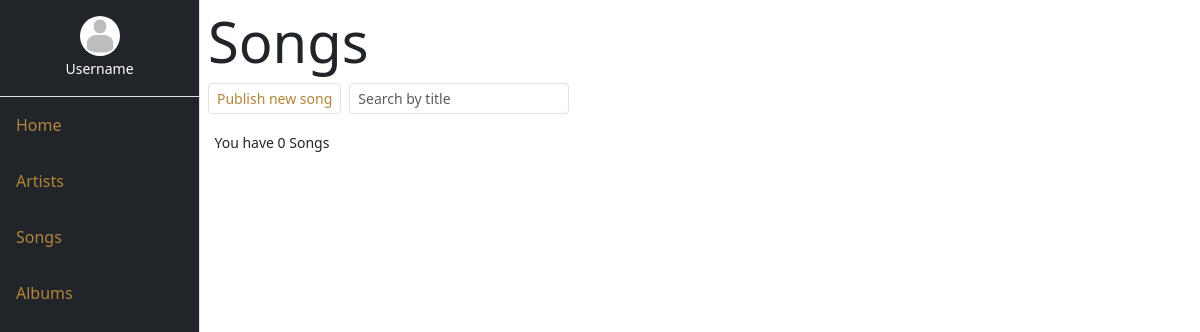
The app's page /songs/, older data.
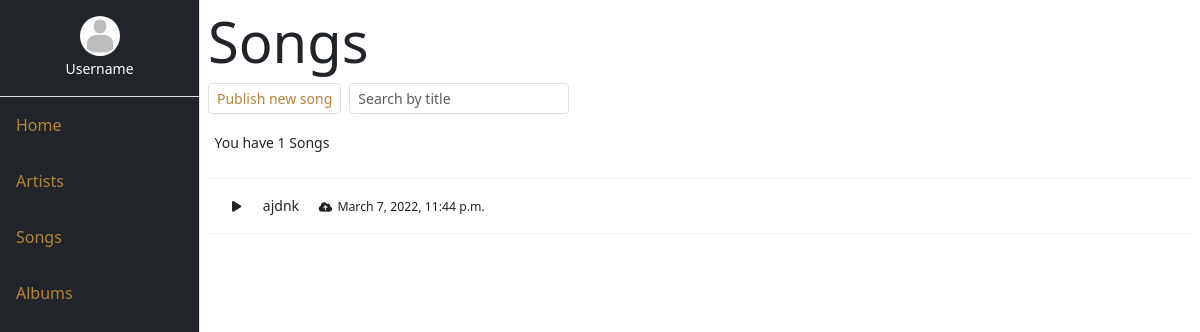
The same page, newer data.
### song/models.py (models this page shows)
class Song(BaseModel):
    title = models.CharField(max_length=255)
    artist = models.ForeignKey(Artist, on_delete=models.CASCADE)
    genres = models.ManyToManyField(Genre)
    file_url = models.CharField(max_length=215)
    file_name = models.CharField(max_length=215)

### song/views.py (the view)
# urls.py: path('', song_views.SongListView.as_view(), name='song_list'),
class SongListView(ListView):
    model = Song
    queryset = model.objects.all()
    def get_queryset(self):
        return super().get_queryset()
    def get_context_data(self, **kwargs):
        context = super().get_context_data(**kwargs)
        context.update(dict(songs=self.get_queryset()))
        return context

### song/templates/song/song_list.html (shortened to what this page needs)
{% extends 'base_content.html' %}
{% load static %}
{% block content %}
<link href="https://cdnjs.cloudflare.com/ajax/libs/mediaelement/4.2.7/mediaelementplayer.min.css" rel="stylesheet"/>
<link
  rel="stylesheet"
  href="https://unpkg.com/purecss@2.0.3/build/pure-min.css"
/>
<link
  rel="stylesheet"
  href="https://netdna.bootstrapcdn.com/font-awesome/4.0.3/css/font-awesome.css"
/>
    <div class="p-2">
        <small class="display-4">Songs</small>
        <div class="pt-2 d-flex">
            <div>
                <button class="btn btn-sm border">
                    <a href="{% url 'song:publish_song' %}">Publish new song</a>
                </button>
            </div>
            <div class="ms-2">
                <input type="text" placeholder="Search by title" class="form-control form-control-sm border-input">
            </div>
        </div>
    </div>
    <div class="song-list p-2">
        <div class="songs-summarry">
            <small> You have {{songs.count}} Songs
        </div>
        <br />
        {% for song in songs %}
            <div class="p-2 pt-3 pb-3 pointer song">
                <span class="song-title">
                    <small title="Play" onclick="load('{{ song.file_url }}');">
                        <i class="fa-solid fa-play"></i>
                    </small>
                </span>
                <span class="song-title">
                    {{ song.title }}
                </span>
                <span class="song-date-uploaded">
                    <small>
                        <small><i class="fa-solid fa-cloud-arrow-up"></i></small> {{ song.created_on }}
                    </small>
                </span>
            </div>
        {% endfor %}
    </div>
{% endblock content %}

### templates/base_content.html (shortened to what this page needs)
{% load static %}
<!DOCTYPE html>
<html>
    <head>
        {% load bootstrap5 %}
        {% bootstrap_css %}
        <link type="text/css" href="{% static 'assets/css/style.css' %}" rel="stylesheet"/>
        <link type="text/css" href="{% static 'assets/css/sidenav.css' %}" rel="stylesheet"/>
        <link rel="stylesheet" href="https://cdnjs.cloudflare.com/ajax/libs/font-awesome/6.0.0/css/all.min.css" />
    </head>
    <body>
        <div class="d-flex" id="content">
            <div>
                {% include 'includes/side_nav.html' %}
            </div>
            <div class="flex-fill" id="data-content">
                {% block content  %}{% endblock content %}
            </div>
        </div>
    </body>
</html>

### templates/includes/side_nav.html (shortened to what this page needs)
{% load static %}
<div id='sidenav' class='border-end bg-dark'>
    <div class="text-center border-bottom pt-3 pb-3">
        <img width="40" height="40" src="{% static 'img/user.png' %}" class="rounded-circle" />
        <div>
            <small class="text-white">Username</small>
        </div>
    </div>
    <ul>
        <li><a href="/">Home</a></li>
        <li><a href="{% url 'artist:artist_list' %}">Artists</a></li>
        <li><a href="{% url 'song:song_list' %}">Songs</a></li>
        <li><a href="{% url 'song:song_list' %}">Albums</a></li>
</div>

### static/assets/css/style.css (style rules this page uses)
#content { height: 100%; flex-flow:wrap }
#sidenav { height: 100%; position: absolute; }
#data-content { margin-left: 200px; }
i { margin-right: .2em; }
.bg-dark { background-color: rgb(30, 29, 35); }
a { text-decoration: none; }
.pointer { cursor: pointer; }
button a { color: #B2853B; }
.song:not(last-child) { border-bottom: 1px solid rgba(235, 235, 235, .8); }
.song:not(first-child) { border-top: 1px solid rgba(235, 235, 235, .8); }
.song-list .song span:not(first-child) { margin-left: 1rem; }

### static/assets/css/sidenav.css (style rules this page uses)
#sidenav { width: 200px; min-height: 100%; overflow-y: auto; padding: 0; height: 100%; }
#sidenav ul { padding: 0; }
#sidenav ul li { list-style-type: none; margin: 0px; display: flex; }
#sidenav ul li a { flex: 1; width: 200px; color: #B2853B; padding: 1rem; }

Row changes from the older to the newer data that the page shows:
added Song: title "ajdnk", created_on "March 7, 2022, 11:44 p.m."
Text that changed along with them:
{{ songs.count }}: "0" → "1"
